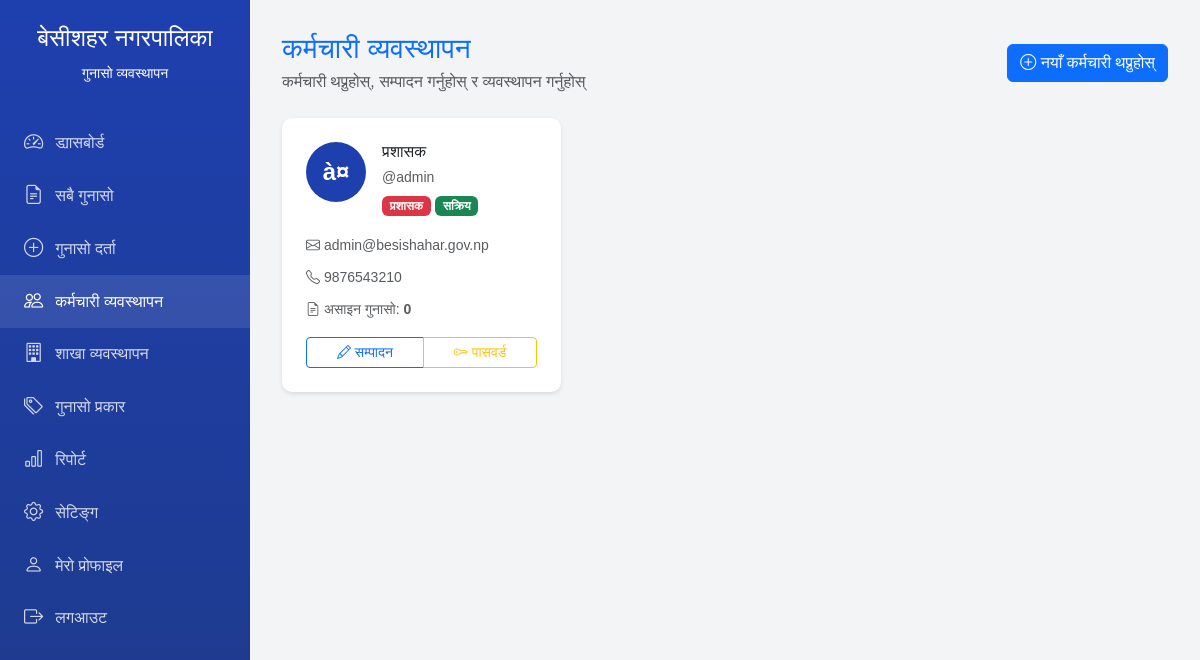
Page /admin/employees.php (signed in) on the committed database.
### tables this page shows
CREATE TABLE users (
    id INT PRIMARY KEY AUTO_INCREMENT,
    name VARCHAR(100) NOT NULL,
    username VARCHAR(50) UNIQUE NOT NULL,
    password VARCHAR(255) NOT NULL,
    role ENUM('admin', 'employee') NOT NULL DEFAULT 'employee',
    email VARCHAR(100),
    phone VARCHAR(15),
    status ENUM('active', 'inactive') DEFAULT 'active',
    created_at TIMESTAMP DEFAULT CURRENT_TIMESTAMP,
    updated_at TIMESTAMP DEFAULT CURRENT_TIMESTAMP ON UPDATE CURRENT_TIMESTAMP
);

### admin/employees.php (the view, shortened to what this page needs)
<?php
require_once '../config.php';
$employees = $conn->query("SELECT u.*, COUNT(c.id) as complaint_count
                          FROM users u
                          LEFT JOIN complaints c ON u.id = c.assigned_to
                          GROUP BY u.id
                          ORDER BY u.created_at DESC");
?>
<!DOCTYPE html>
<html lang="ne">
<head>
    <link href="https://cdn.jsdelivr.net/npm/bootstrap@5.3.0/dist/css/bootstrap.min.css" rel="stylesheet">
    <link rel="stylesheet" href="https://cdn.jsdelivr.net/npm/bootstrap-icons@1.11.0/font/bootstrap-icons.css">
</head>
<body>
    <div class="sidebar">
        <div class="sidebar-brand">
            <h4>बेसीशहर नगरपालिका</h4>
            <small>गुनासो व्यवस्थापन</small>
        </div>
        <ul class="sidebar-menu">
            <li><a href="dashboard.php"><i class="bi bi-speedometer2"></i> ड्यासबोर्ड</a></li>
            <li><a href="complaints.php"><i class="bi bi-file-earmark-text"></i> सबै गुनासो</a></li>
                        <li><a href="/submit.php"><i class="bi bi-plus-circle"></i><span>गुनासो दर्ता</span></a></li>
            <li><a href="employees.php" class="active"><i class="bi bi-people"></i> कर्मचारी व्यवस्थापन</a></li>
            <li><a href="branches.php"><i class="bi bi-building"></i> शाखा व्यवस्थापन</a></li>
            <li><a href="types.php"><i class="bi bi-tags"></i> गुनासो प्रकार</a></li>
            <li><a href="reports.php"><i class="bi bi-bar-chart"></i> रिपोर्ट</a></li>
            <li><a href="settings.php"><i class="bi bi-gear"></i> सेटिङ्ग</a></li>
            <li><a href="profile.php"><i class="bi bi-person"></i> मेरो प्रोफाइल</a></li>
            <li><a href="logout.php"><i class="bi bi-box-arrow-right"></i> लगआउट</a></li>
        </ul>
    </div>
    <div class="main-content">
        <div class="d-flex justify-content-between align-items-center mb-4">
            <div>
                <h3 class="text-primary mb-1">कर्मचारी व्यवस्थापन</h3>
                <p class="text-muted mb-0">कर्मचारी थप्नुहोस्, सम्पादन गर्नुहोस् र व्यवस्थापन गर्नुहोस्</p>
            </div>
            <button class="btn btn-primary" data-bs-toggle="modal" data-bs-target="#addEmployeeModal">
                <i class="bi bi-plus-circle"></i> नयाँ कर्मचारी थप्नुहोस्
            </button>
        </div>
        <div class="row">
            <?php while ($emp = $employees->fetch_assoc()): ?>
                <div class="col-md-6 col-lg-4">
                    <div class="employee-card">
                        <div class="d-flex align-items-start mb-3">
                            <div class="employee-avatar me-3">
                                <?php echo strtoupper(substr($emp['name'], 0, 2)); ?>
                            </div>
                            <div class="flex-grow-1">
                                <h6 class="mb-1"><?php echo htmlspecialchars($emp['name']); ?></h6>
                                <small class="text-muted">@<?php echo htmlspecialchars($emp['username']); ?></small>
                                <div class="mt-1">
                                    <?php if ($emp['role'] === 'admin'): ?>
                                        <span class="badge bg-danger">प्रशासक</span>
                                    <?php else: ?>
                                        <span class="badge bg-primary">कर्मचारी</span>
                                    <?php endif; ?>
                                    <?php if ($emp['status'] === 'active'): ?>
                                        <span class="badge bg-success">सक्रिय</span>
                                    <?php else: ?>
                                        <span class="badge bg-secondary">निष्क्रिय</span>
                                    <?php endif; ?>
                                </div>
                            </div>
                        </div>
                        <div class="mb-2">
                            <small class="text-muted">
                                <i class="bi bi-envelope"></i> <?php echo htmlspecialchars($emp['email'] ?? 'N/A'); ?>
                            </small>
                        </div>
                        <div class="mb-2">
                            <small class="text-muted">
                                <i class="bi bi-telephone"></i> <?php echo htmlspecialchars($emp['phone'] ?? 'N/A'); ?>
                            </small>
                        </div>
                        <div class="mb-3">
                            <small class="text-muted">
                                <i class="bi bi-file-earmark-text"></i> असाइन गुनासो:
                                <strong><?php echo $emp['complaint_count']; ?></strong>
                            </small>
                        </div>
                        <div class="btn-group btn-group-sm w-100">
                            <button class="btn btn-outline-primary"
                                    onclick="editEmployee(<?php echo htmlspecialchars(json_encode($emp)); ?>)">
                                <i class="bi bi-pencil"></i> सम्पादन
                            </button>
                            <button class="btn btn-outline-warning"
                                    onclick="resetPassword(<?php echo $emp['id']; ?>, '<?php echo htmlspecialchars($emp['name']); ?>')">
                                <i class="bi bi-key"></i> पासवर्ड
                            </button>
                        </div>
                    </div>
                </div>
            <?php endwhile; ?>
        </div>
    </div>
</body>
</html>

### admin/employees.php (style rules this page uses)
:root { --primary-color: #1e40af; --sidebar-width: 250px; }
body { font-family: 'Poppins', Arial, sans-serif; background-color: #f3f4f6; }
.sidebar { position: fixed; top: 0; left: 0; height: 100vh; width: var(--sidebar-width); background: linear-gradient(180deg, var(--primary-color), #1e3a8a); color: white; padding: 1.5rem 0; overflow-y: auto; z-index: 1000; }
.sidebar-brand { padding: 0 1.5rem; margin-bottom: 2rem; text-align: center; }
.sidebar-menu { list-style: none; padding: 0; margin: 0; }
.sidebar-menu li a { display: flex; align-items: center; padding: 0.75rem 1.5rem; color: rgba(255,255,255,0.8); text-decoration: none; transition: all 0.3s; }
.sidebar-menu li a:hover, .sidebar-menu li a.active { background: rgba(255,255,255,0.1); color: white; }
.sidebar-menu li a i { margin-right: 0.75rem; font-size: 1.2rem; }
.main-content { margin-left: var(--sidebar-width); padding: 2rem; }
.employee-card { background: white; border-radius: 10px; padding: 1.5rem; box-shadow: 0 2px 4px rgba(0,0,0,0.1); margin-bottom: 1rem; transition: transform 0.3s; }
.employee-avatar { width: 60px; height: 60px; border-radius: 50%; background: var(--primary-color); color: white; display: flex; align-items: center; justify-content: center; font-size: 1.5rem; font-weight: 700; }

### rows in the picture
users: name "à¤", name "प्रशासक", username "admin", role "प्रशासक", status "सक्रिय", email "admin@besishahar.gov.np", phone "9876543210", complaint_count "0"
